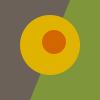
Frame 1 (no input)
Frame 60 (the mouse pressed at the canvas centre just before this capture): identical to frame 1, image omitted
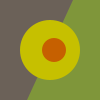
Frame 120 (the mouse held since frame 60 and released just before this capture)

The Processing sketch that drew these frames (run headless with seeded random() and noise(); from frame 60 on, the mouse is pressed at the canvas centre):

// Processing sketch: Ex_10
// ── Ex_10.pde
color olive, gray;

void setup() {
  size(100, 100);
  colorMode(HSB, 360, 100, 100, 100);
  noStroke();
  smooth();
  olive = color(75, 61, 59);
  gray = color(30, 17, 42);
}

void draw() {
  float y = mouseY / float(height);
  background(gray);
  fill(olive);
  quad(70 + y*6, 0, 100, 0, 100, 100, 30 - y*6, 100);
  color yellow = color(48 + y * 20, 100, 88 - y * 20);
  fill(yellow);
  ellipse(50, 45 + y*10, 60, 60);
  color orange = color(29, 100, 83 - y * 10);
  fill(orange);
  ellipse(54, 42 + y*16, 24, 24);
}
